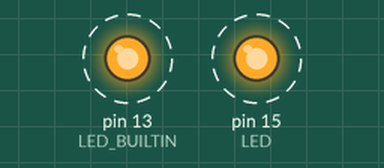
This sketch was run on a simulated Arduino Uno, built with avr-gcc and run on an emulated ATmega328P. Shown: output pins drawn as LEDs (lit = HIGH). Dashed ring = blinking.

Above: at 0.5 s.
Timing chart, 0 to 4.6 s (numbered marks = the images above):
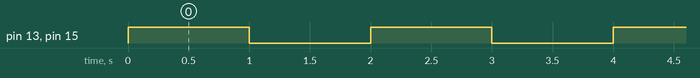

Measured:
- by itself, pin 13 (LED_BUILTIN), pin 15 (LED): alternates HIGH for 1.0 s and LOW for 1.0 s

The sketch:

Sketch_01.2_Blink.ino
```cpp
/**********************************************************************
* Filename    : Blink
* Description : Make an led blinking.
* Auther      : www.freenove.com
* Modification: 2021/10/13
**********************************************************************/
#define LED 15

// the setup function runs once when you press reset or power the board
void setup() {
  // initialize digital pin LED_BUILTIN as an output.
  pinMode(LED_BUILTIN, OUTPUT);
  pinMode(LED, OUTPUT);
}

// the loop function runs over and over again forever
void loop() {
  digitalWrite(LED_BUILTIN, HIGH);
  digitalWrite(LED, HIGH);    // turn the LED on (HIGH is the voltage level)
  delay(1000);                       // wait for a second
  digitalWrite(LED_BUILTIN, LOW);
  digitalWrite(LED, LOW);   // turn the LED off by making the voltage LOW
  delay(1000);                       // wait for a second
}
```
